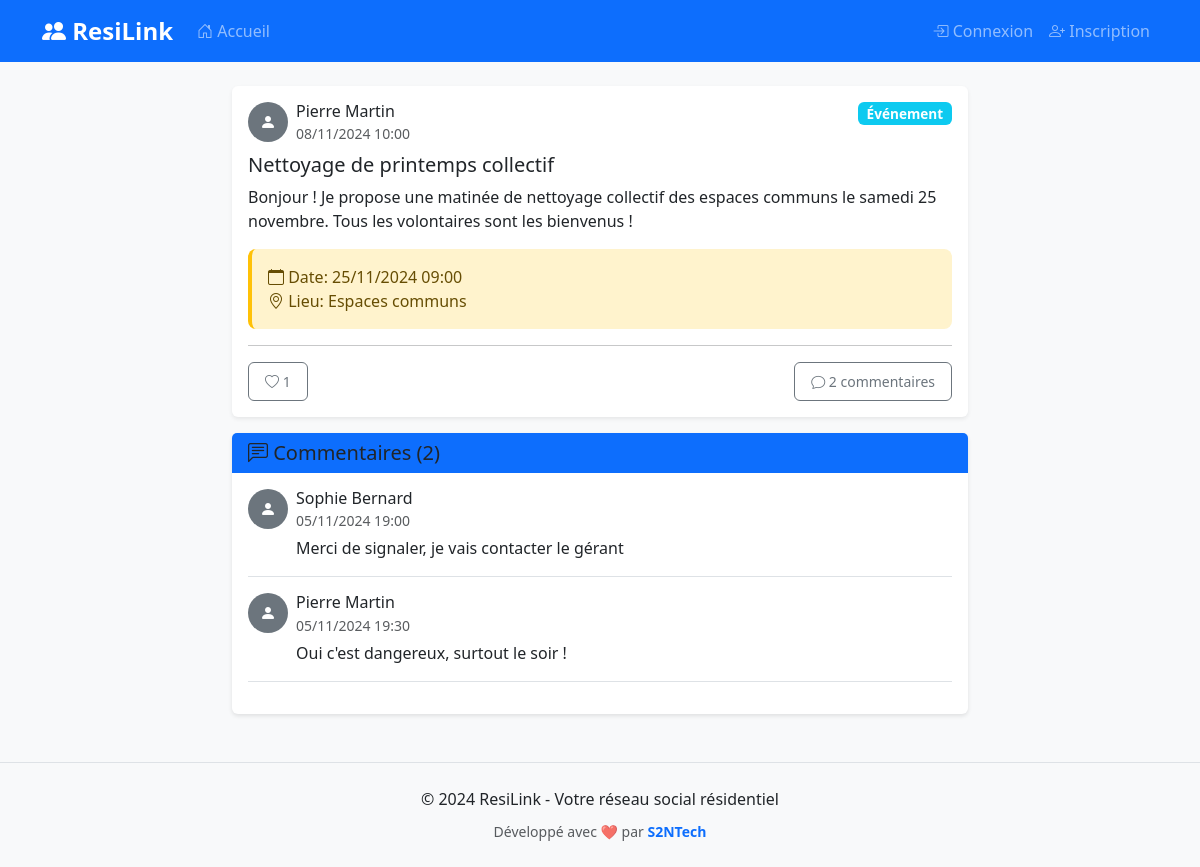
The page /post_detail.php?id=8 on the database its author committed.
### tables this page shows
CREATE TABLE IF NOT EXISTS posts (
    id INT AUTO_INCREMENT PRIMARY KEY,
    user_id INT NOT NULL,
    title VARCHAR(255),
    content TEXT NOT NULL,
    type ENUM('general', 'sale', 'event', 'issue') DEFAULT 'general',
    image VARCHAR(255),
    price DECIMAL(10, 2),
    event_date DATETIME,
    location VARCHAR(255),
    status ENUM('active', 'resolved', 'closed') DEFAULT 'active',
    created_at TIMESTAMP DEFAULT CURRENT_TIMESTAMP,
    updated_at TIMESTAMP DEFAULT CURRENT_TIMESTAMP ON UPDATE CURRENT_TIMESTAMP,
    FOREIGN KEY (user_id) REFERENCES users(id) ON DELETE CASCADE
);

CREATE TABLE IF NOT EXISTS users (
    id INT AUTO_INCREMENT PRIMARY KEY,
    username VARCHAR(50) NOT NULL UNIQUE,
    email VARCHAR(100) NOT NULL UNIQUE,
    password VARCHAR(255) NOT NULL,
    full_name VARCHAR(100),
    apartment_number VARCHAR(20),
    phone VARCHAR(20),
    role ENUM('user', 'admin') DEFAULT 'user',
    avatar VARCHAR(255) DEFAULT NULL,
    created_at TIMESTAMP DEFAULT CURRENT_TIMESTAMP,
    updated_at TIMESTAMP DEFAULT CURRENT_TIMESTAMP ON UPDATE CURRENT_TIMESTAMP
);

CREATE TABLE IF NOT EXISTS comments (
    id INT AUTO_INCREMENT PRIMARY KEY,
    post_id INT NOT NULL,
    user_id INT NOT NULL,
    content TEXT NOT NULL,
    created_at TIMESTAMP DEFAULT CURRENT_TIMESTAMP,
    FOREIGN KEY (post_id) REFERENCES posts(id) ON DELETE CASCADE,
    FOREIGN KEY (user_id) REFERENCES users(id) ON DELETE CASCADE
);

### config/database.php (called while the page is built, shortened)
<?php
function isLoggedIn() {
    return isset($_SESSION['user_id']);
}
?>

### post_detail.php (the view, shortened to what this page needs)
<?php
require_once 'includes/header.php';
$pdo = getDBConnection();
$post_id = (int)$_GET['id'];
$stmt = $pdo->prepare("SELECT p.*, u.username, u.full_name, u.avatar,
                       (SELECT COUNT(*) FROM likes l WHERE l.post_id = p.id) as like_count,
                       (SELECT COUNT(*) FROM comments c WHERE c.post_id = p.id) as comment_count,
                       (SELECT COUNT(*) FROM likes l WHERE l.post_id = p.id AND l.user_id = ?) as user_liked
                       FROM posts p
                       JOIN users u ON p.user_id = u.id
                       WHERE p.id = ?");
$stmt->execute([$_SESSION['user_id'] ?? 0, $post_id]);
$post = $stmt->fetch();
$stmt = $pdo->prepare("SELECT c.*, u.username, u.full_name, u.avatar
                       FROM comments c
                       JOIN users u ON c.user_id = u.id
                       WHERE c.post_id = ?
                       ORDER BY c.created_at ASC");
$stmt->execute([$post_id]);
$comments = $stmt->fetchAll();
?>
<div class="row justify-content-center">
    <div class="col-md-8">
        <div class="card shadow-sm mb-3 post-card">
            <div class="card-body">
                <div class="d-flex align-items-start mb-2">
                    <?php if (!empty($post['avatar'])): ?>
                        <img src="assets/uploads/avatars/<?= htmlspecialchars($post['avatar']) ?>"
                             class="avatar-sm me-2" alt="Avatar">
                    <?php else: ?>
                        <div class="avatar-sm me-2 bg-secondary rounded-circle d-flex align-items-center justify-content-center">
                            <i class="bi bi-person-fill text-white"></i>
                        </div>
                    <?php endif; ?>
                    <div>
                        <h6 class="mb-0"><?= htmlspecialchars($post['full_name'] ?: $post['username']) ?></h6>
                        <small class="text-muted">
                            <?= date('d/m/Y H:i', strtotime($post['created_at'])) ?>
                        </small>
                    </div>
                    <?php if ($post['type'] !== 'general'): ?>
                        <span class="badge badge-type bg-info ms-auto">
                            <?php
                            $types = ['sale' => 'Vente', 'event' => 'Événement', 'issue' => 'Problème'];
                            echo $types[$post['type']] ?? $post['type'];
                            ?>
                        </span>
                    <?php endif; ?>
                </div>
                <?php if ($post['title']): ?>
                    <h5 class="card-title"><?= htmlspecialchars($post['title']) ?></h5>
                <?php endif; ?>
                <p class="card-text"><?= nl2br(htmlspecialchars($post['content'])) ?></p>
                <?php if ($post['type'] === 'event' && $post['event_date']): ?>
                    <div class="alert alert-warning mb-2">
                        <i class="bi bi-calendar"></i> Date: <?= date('d/m/Y H:i', strtotime($post['event_date'])) ?>
                        <?php if ($post['location']): ?>
                            <br><i class="bi bi-geo-alt"></i> Lieu: <?= htmlspecialchars($post['location']) ?>
                        <?php endif; ?>
                    </div>
                <?php endif; ?>
                <hr>
                <div class="d-flex justify-content-between align-items-center">
                    <?php if (isLoggedIn()): ?>
                        <button class="btn btn-sm btn-outline-danger me-2"
                                onclick="toggleLike(<?= $post['id'] ?>)"
                                id="likeBtn<?= $post['id'] ?>">
                            <i class="bi bi-heart<?= $post['user_liked'] ? '-fill' : '' ?>"></i>
                            <span id="likeCount<?= $post['id'] ?>"><?= $post['like_count'] ?></span>
                        </button>
                    <?php else: ?>
                        <span class="btn btn-sm btn-outline-secondary me-2">
                            <i class="bi bi-heart"></i> <?= $post['like_count'] ?>
                        </span>
                    <?php endif; ?>
                    <span class="btn btn-sm btn-outline-secondary">
                        <i class="bi bi-chat"></i> <?= count($comments) ?> commentaires
                    </span>
                </div>
            </div>
        </div>
        <div class="card">
            <div class="card-header">
                <h5 class="mb-0"><i class="bi bi-chat-left-text"></i> Commentaires (<?= count($comments) ?>)</h5>
            </div>
            <div class="card-body">
                <?php if (empty($comments)): ?>
                    <p class="text-muted text-center mb-0">Aucun commentaire pour le moment.</p>
                <?php else: ?>
                    <?php foreach ($comments as $comment): ?>
                        <div class="d-flex mb-3 border-bottom pb-3">
                            <?php if (!empty($comment['avatar'])): ?>
                                <img src="assets/uploads/avatars/<?= htmlspecialchars($comment['avatar']) ?>"
                                     class="avatar-sm me-2" alt="Avatar">
                            <?php else: ?>
                                <div class="avatar-sm me-2 bg-secondary rounded-circle d-flex align-items-center justify-content-center">
                                    <i class="bi bi-person-fill text-white"></i>
                                </div>
                            <?php endif; ?>
                            <div class="flex-grow-1">
                                <h6 class="mb-0"><?= htmlspecialchars($comment['full_name'] ?: $comment['username']) ?></h6>
                                <small class="text-muted"><?= date('d/m/Y H:i', strtotime($comment['created_at'])) ?></small>
                                <p class="mb-0 mt-1"><?= nl2br(htmlspecialchars($comment['content'])) ?></p>
                            </div>
                        </div>
                    <?php endforeach; ?>
                <?php endif; ?>
            </div>
        </div>
    </div>
</div>
<?php require_once 'includes/footer.php'; ?>

### assets/css/style.css (style rules this page uses)
:root { --primary-color: #0d6efd; --secondary-color: #6c757d; --success-color: #198754; --danger-color: #dc3545; --warning-color: #ffc107; --info-color: #0dcaf0; }
body { background-color: #f8f9fa; font-family: 'Segoe UI', Tahoma, Geneva, Verdana, sans-serif; }
.avatar-sm { width: 40px; height: 40px; border-radius: 50%; object-fit: cover; }
.card { border: none; box-shadow: 0 2px 4px rgba(0,0,0,0.1); transition: transform 0.2s, box-shadow 0.2s; }
.card-header { background-color: var(--primary-color); border-bottom: none; }
.post-card { margin-bottom: 1rem; }
.badge-type { font-size: 0.85rem; padding: 0.35em 0.65em; }
.btn { border-radius: 0.375rem; padding: 0.5rem 1rem; transition: all 0.2s; }
.alert { border: none; border-radius: 0.5rem; }
.card { animation: fadeIn 0.3s ease-in; }
.post-card .alert { border-left: 4px solid var(--danger-color); }
.post-card .alert-warning { border-left: 4px solid var(--warning-color); }

### rows shown on the page
posts: user.full_name "Pierre Martin", created_at "08/11/2024 10:00", type "Événement", title "Nettoyage de printemps collectif", content "Bonjour ! Je propose une matinée de nettoyage collectif des espaces communs le samedi 25 novembre. Tous les volontaires sont les bienvenus !", event_date "25/11/2024 09:00", location "Espaces communs"
comments: user.full_name "Sophie Bernard", created_at "05/11/2024 19:00", content "Merci de signaler, je vais contacter le gérant"
comments: user.full_name "Pierre Martin", created_at "05/11/2024 19:30", content "Oui c'est dangereux, surtout le soir !"

### other values the page prints
$post['like_count'] "1"
count($comments) "2"
